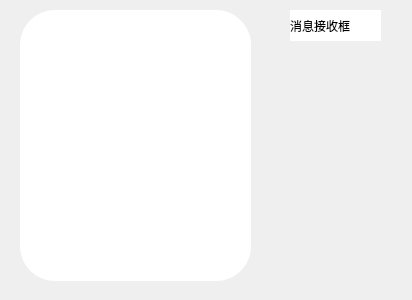
<?xml version="1.0" encoding="UTF-8"?>
<ui version="4.0">
 <class>RecvWindow</class>
 <widget class="QDialog" name="RecvWindow">
  <property name="geometry">
   <rect>
    <x>0</x>
    <y>0</y>
    <width>412</width>
    <height>300</height>
   </rect>
  </property>
  <property name="windowTitle">
   <string>Dialog</string>
  </property>
  <widget class="QTextBrowser" name="textBrowser">
   <property name="geometry">
    <rect>
     <x>20</x>
     <y>10</y>
     <width>231</width>
     <height>271</height>
    </rect>
   </property>
   <property name="styleSheet">
    <string notr="true">QTextBrowser{
		background-color: rgb(255, 255, 255);
		border-radius:35px;
}</string>
   </property>
  </widget>
  <widget class="QLabel" name="label">
   <property name="geometry">
    <rect>
     <x>290</x>
     <y>10</y>
     <width>91</width>
     <height>31</height>
    </rect>
   </property>
   <property name="styleSheet">
    <string notr="true">background-color: rgb(255, 255, 255);
font: 12pt &quot;Microsoft YaHei UI&quot;;</string>
   </property>
   <property name="text">
    <string>消息接收框</string>
   </property>
  </widget>
 </widget>
 <resources/>
 <connections/>
</ui>
